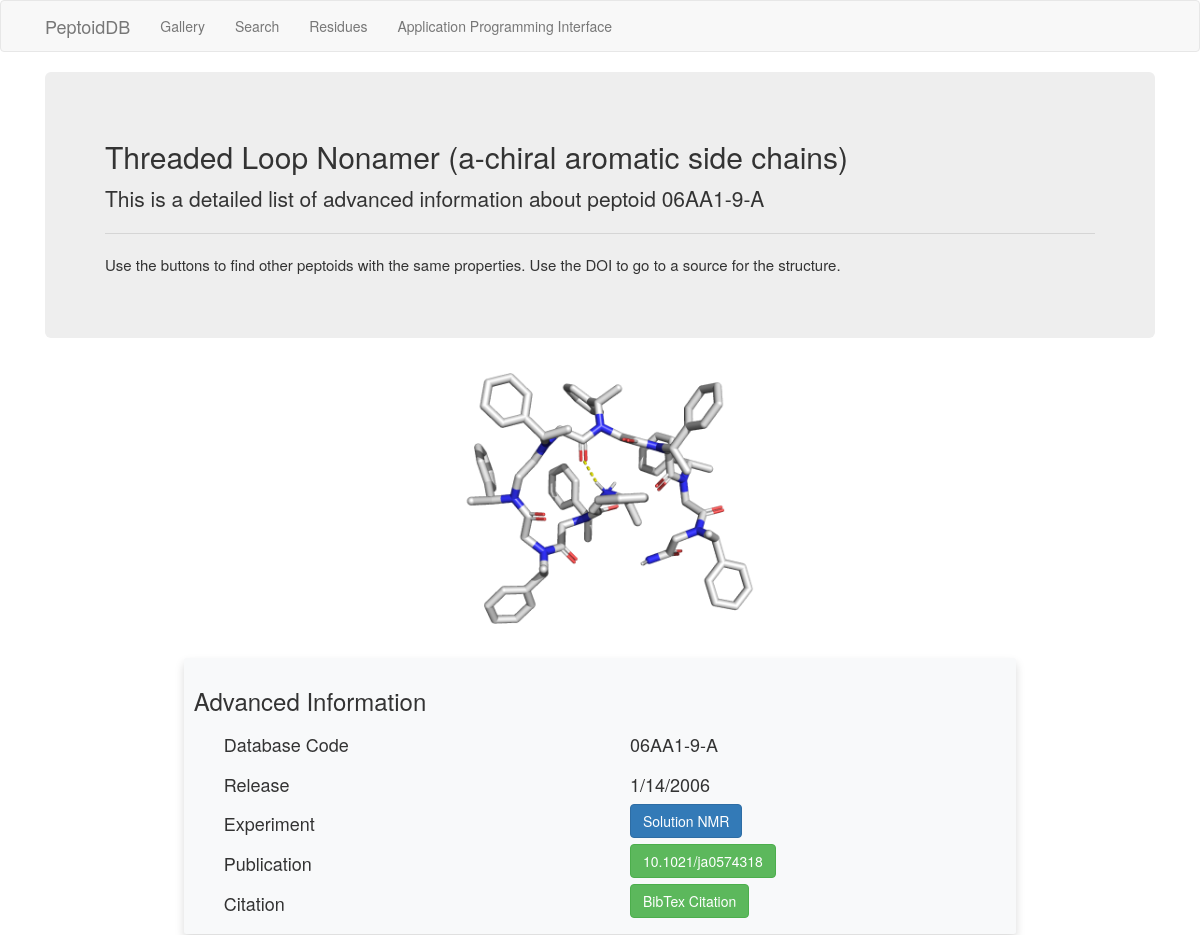
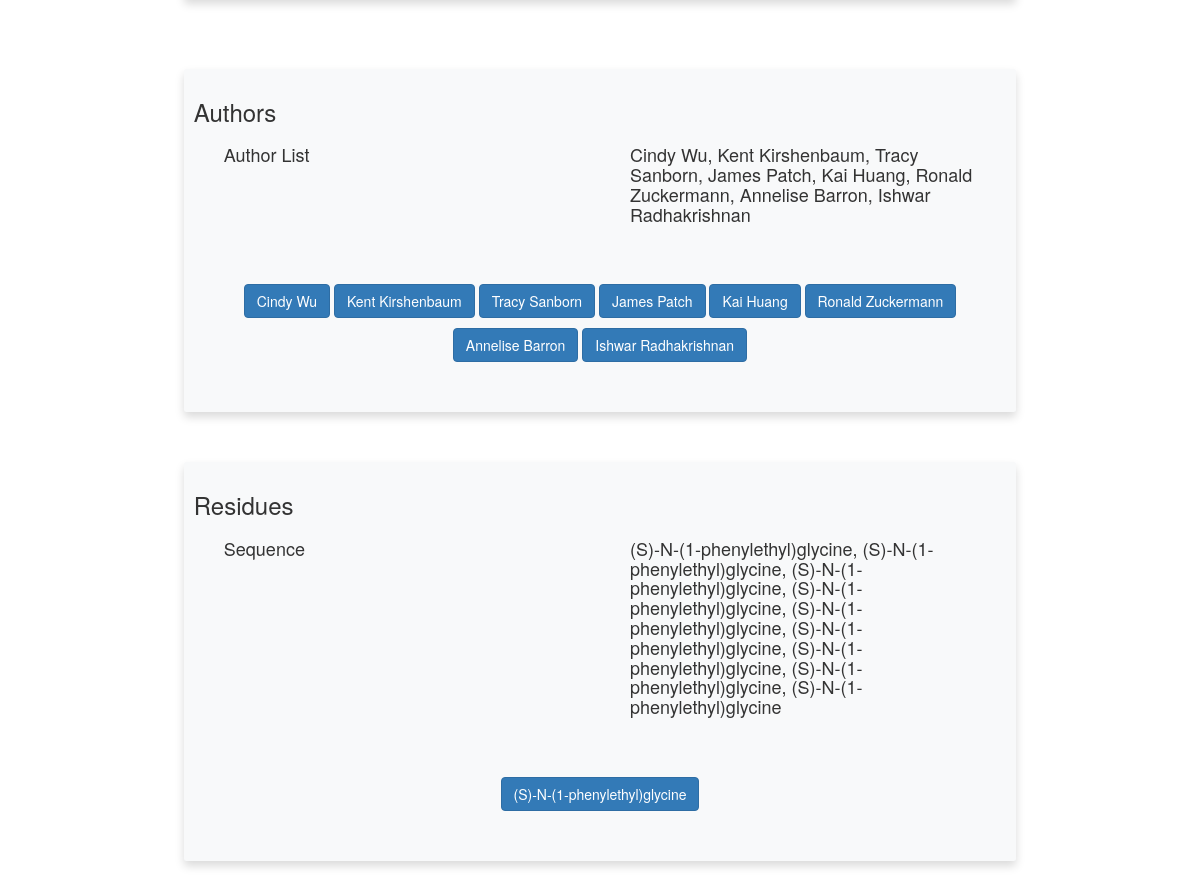
Screenshot of /peptoid/06AA1-9-A with the database file from the repository (2 pictures, top to bottom).
### app/models.py (models this page shows, shortened)
class Peptoid(db.Model):
    id = db.Column(db.Integer, primary_key=True)
    code = db.Column(db.String(16), unique=True)
    title = db.Column(db.Text, unique=False)
    release = db.Column(db.DateTime, unique=False)
    experiment = db.Column(db.Text, unique=False)
    pub_doi = db.Column(db.String(64), unique=False)
    struct_doi = db.Column(db.String(64), unique=False)
    citation = db.Column(db.String(1024),unique=False)
    topology = db.Column(db.String(1), unique=False)
    sequence = db.Column(db.String(1024), unique=False)
    n_term = db.Column(db.String(32), unique=False)
    c_term = db.Column(db.String(32), unique=False)
    cyclization_points = db.Column(db.String(8), unique=False)
    struct_smiles = db.Column(db.String(128),unique=False)
    peptoid_author = db.relationship('Author', secondary=peptoid_author, lazy='dynamic',
                                     backref=db.backref('peptoids', order_by='Peptoid.release.desc()'))
    peptoid_residue = db.relationship('Residue', secondary=peptoid_residue, lazy='dynamic',
                                      backref=db.backref('peptoids', order_by='Peptoid.release.desc()'))

class Author(db.Model):
    id = db.Column(db.Integer, primary_key=True)
    first_name = db.Column(db.Text, unique=False)
    last_name = db.Column(db.Text, unique=False)

class Residue(db.Model):
    id = db.Column(db.Integer, primary_key=True)
    long_name = db.Column(db.Text, unique=False)
    short_name = db.Column(db.Text, unique=False)
    pep_type = db.Column(db.Text, unique=False)
    monomer_structure = db.Column(db.Text, unique=False)
    SMILES = db.Column(db.Text, unique=False)

### app/routes/routes.py (the view)
@bp.route('/peptoid/<code>')
def peptoid(code):
    peptoid = Peptoid.query.filter_by(code=code).first_or_404()
    title = peptoid.title
    code = peptoid.code
    release = str(peptoid.release.month) + "/" + \
        str(peptoid.release.day) + "/" + str(peptoid.release.year)
    experiment = peptoid.experiment
    authors = []
    residues = []
    for author in peptoid.peptoid_author:
        authors.append(author)
    for residue in peptoid.peptoid_residue:
        residues.append(residue)
    sequence = peptoid.sequence
    author_list = ", ".join(
        [a.first_name + " " + a.last_name for a in authors])
    data = peptoid.struct_doi
    publication = peptoid.pub_doi
    return render_template('peptoid.html',
                           peptoid=peptoid,
                           title=title,
                           code=code,
                           release=release,
                           experiment=experiment,
                           data=data,
                           publication=publication,
                           authors=authors,
                           residues=residues,
                           sequence=sequence,
                           author_list=author_list
                           )

### app/templates/peptoid.html (shortened to what this page needs)
{% extends "base.html" %}
{% block styles %}
{{super()}}
<link rel="stylesheet" href="{{url_for('static', filename='bootstrap-grid.css')}}">
{% endblock %}
{% block app_content %}
<div class="jumbotron" style="margin-bottom:0;">
    <h2 class="display-4">{{ title }}</h2>
    <p>This is a detailed list of advanced information about peptoid {{ code }}</p>
    <hr class="my-4">
    <p style="font-size: 1.5rem; font-weight: 300;">Use the buttons to find other peptoids with the same properties. Use
        the DOI to go to a source for the structure.</p>
</div>
<br>
<div class=container>
    <img src="{{url_for('static', filename='peptoids/'+code[:5]+'.png')}}" class='img-responsive'
        style="margin: auto; height:35%">
</div>
<br>
<div class="card" style='width: 75%;
    margin-right: auto;
    margin-left: auto;
    box-shadow: 0 0.5rem 1rem rgba(0, 0, 0, 0.15) !important;
    padding: 1rem !important; margin-bottom: 3rem !important;
    background-color: #f8f9fa !important;
    border-radius: 0.25rem !important;'>
    <div class="card-body">
        <h3>Advanced Information</h3>
        <div class="container">
            <div class="row">
                <div class="col-sm">
                    <div class="col text-left">
                        <h4>Database Code</h4>
                    </div>
                </div>
                <div class="col-sm">
                    <div class="col text-left">
                        <h4>{{ code }}</h4>
                    </div>
                </div>
            </div>
            <div class="row">
                <div class="col-sm">
                    <div class="col text-left">
                        <h4>Release</h4>
                    </div>
                </div>
                <div class="col-sm">
                    <div class="col text-left">
                        <h4>{{ release }}</h4>
                    </div>
                </div>
            </div>
            <div class="row">
                <div class="col-sm">
                    <div class="col text-left">
                        <h4>Experiment</h4>
                    </div>
                </div>
                <div class="col-sm">
                    <div class="col text-left">
                        <a class="btn btn-primary" href={{ url_for('routes.experiment',var=peptoid.experiment) }}>{{
                            experiment }}</a>
                    </div>
                </div>
            </div>
            <div class="row">
                <div class="col-sm">
                    <div class="col text-left">
                        <h4>Publication</h4>
                    </div>
                </div>
                <div class="col-sm">
                    <div class="col text-left">
                        <a target='_blank' class="btn btn-success"
                            href={{"https://doi.org/{doi}".format(doi=publication)}}>{{publication}}</a>
                    </div>
                </div>
            </div>
            <div class="row">
                <div class="col-sm">
                    <div class="col text-left">
                        <h4>Citation</h4>
                    </div>
                </div>
                <div class="col-sm">
                    <div class="col text-left">
                        <a target='_blank' class="btn btn-success" href={{ url_for('routes.citation',code=code) }}>BibTex Citation</a>
                    </div>
                </div>
            </div>
        </div>
    </div>
</div>
<br>
<br>
<div class="card" style = 'width: 75%;
margin-right: auto;
margin-left: auto;
box-shadow: 0 0.5rem 1rem rgba(0, 0, 0, 0.15) !important;
padding: 1rem !important; margin-bottom: 3rem !important;
background-color: #f8f9fa !important;
border-radius: 0.25rem !important;'>
    <div class="card-body">
        <h3>Authors</h3>
        <div class="container">
            <div class="row">
                <div class="col-sm">
                    <div class="col text-left">
                        <h4>Author List</h4>
                    </div>
                </div>
                <div class="col-sm">
                    <div class="col text-left">
                        <h4>{{ author_list }}</h4>
                    </div>
                </div>
            </div>
        </div>
    <br>
    <br>
    <div class = 'container'>
        <div class = 'row'>
            <div class = "col-sm">
                <div class = "col text-center">
                {% for auth in authors %}
                <a class="btn btn-primary" href = {{ url_for('routes.author',var = auth.last_name + ", " + auth.first_name)}} style = "margin-top:10px;">{{ auth.first_name }} {{ auth.last_name }}</a>
                {% endfor %}
                </div>
            </div>
        </div>
        <br>
        <br>
    </div>
    </div>
</div>
<br>
        <div class="card" style='width: 75%;
    margin-right: auto;
    margin-left: auto;
    box-shadow: 0 0.5rem 1rem rgba(0, 0, 0, 0.15) !important;
    padding: 1rem !important; margin-bottom: 3rem !important;
    background-color: #f8f9fa !important;
    border-radius: 0.25rem !important;'>
            <div class="card-body">
                <h3>Residues</h3>
                <div class="container">
                    <div class="row">
                        <div class="col-sm">
                            <div class="col text-left">
                                <h4>Sequence</h4>
                            </div>
                        </div>
                        <div class="col-sm">
                            <div class="col text-left">
                                <h4>{{ sequence }}</h4>
                            </div>
                        </div>
                    </div>
                </div>
                <br>
                <br>
                <div class='container'>
                    <div class='row'>
                        <div class="col-sm">
                            <div class="col text-center">
                                {% for res in residues %}
                                <span class="residue_popout">
                                    <a class="btn btn-primary" href='{{ url_for('routes.residues')
                                        }}#{{res.long_name}}' style="margin-top:10px;">{{ res.long_name }}</a>
                                </span>
                                {% endfor %}
                            </div>
                        </div>
                    </div>
                    <br>
                    <br>
                </div>
            </div>
        </div>
        <br>
        <br>
        {% endblock %}

### rows the page displays
Peptoid: title "Threaded Loop Nonamer (a-chiral aromatic side chains)", code "06AA1-9-A", experiment "Solution NMR", pub_doi "10.1021/ja0574318", sequence "(S)-N-(1-phenylethyl)glycine, (S)-N-(1-phenylethyl)glycine, (S)-N-(1-phenylethyl)glycine, (S)-N-(1-phenylethyl)glycine, (S)-N-(1-phenylethyl)glycine, (S)-N-(1-phenylethyl)glycine, (S)-N-(1-phenylethyl)glycine, (S)-N-(1-phenylethyl)glycine, (S)-N-(1-phenylethyl)glycine"
Author: first_name "Cindy", last_name "Wu"
Author: first_name "Kent", last_name "Kirshenbaum"
Author: first_name "Tracy", last_name "Sanborn"
Author: first_name "James", last_name "Patch"
Author: first_name "Kai", last_name "Huang"
Author: first_name "Ronald", last_name "Zuckermann"
Author: first_name "Annelise", last_name "Barron"
Author: first_name "Ishwar", last_name "Radhakrishnan"
Residue: long_name "(S)-N-(1-phenylethyl)glycine"

### other values shown
{{ release }} "1/14/2006"
{{ author_list }} "Cindy Wu, Kent Kirshenbaum, Tracy Sanborn, James Patch, Kai Huang, Ronald Zuckermann, Annelise Barron, Ishwar Radhakrishnan"
